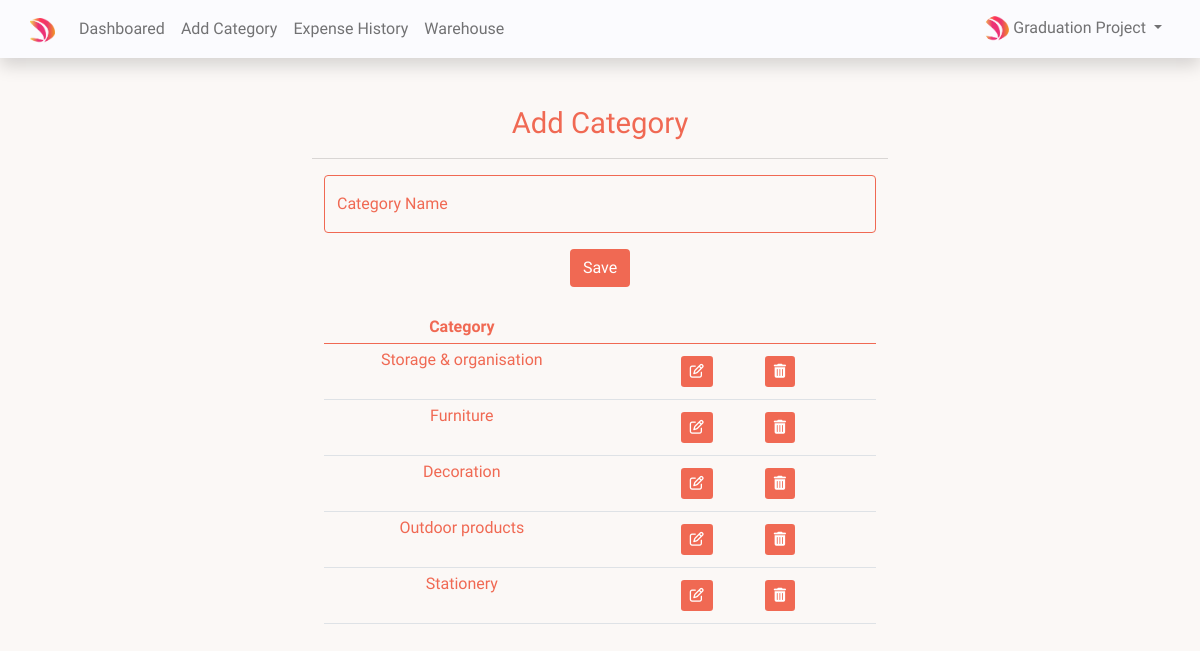
Screenshot of /pages/add-catagory.php (signed in) with the database file from the repository.
### tables this page shows
CREATE TABLE `user` (
  `id` int(200) NOT NULL,
  `firstname` varchar(50) NOT NULL,
  `password` varchar(50) NOT NULL,
  `email` varchar(50) NOT NULL,
  `lastname` varchar(22) NOT NULL,
  `profile_path` varchar(50) NOT NULL DEFAULT 'default_profile.png',
  `businessname` varchar(50) NOT NULL,
  `code` mediumint(50) NOT NULL
);

CREATE TABLE `category` (
  `category_id` int(200) NOT NULL,
  `categoryname` varchar(50) NOT NULL,
  `userid` int(200) NOT NULL
);

### pages/session.php (called while the page is built, shortened)
<?php
include("config.php");
$sess_email = $_SESSION["email"];
$sql = "SELECT id, firstname, lastname, email  ,profile_path ,  businessname FROM user  WHERE email = '$sess_email'";
$result = $con->query($sql);
if ($result->num_rows > 0) {
  while ($row = $result->fetch_assoc()) {
    $user_id = $row["id"];
    $userprofile = "../uploads/" . $row["profile_path"];
  }
} else {
  $userid = "GHX1Y2";
  $username = "Jhon Doe";
  $useremail = "mailid@domain.com";
  $businessname = "expense";
  $userprofile = "Uploads/default_profile.png";
}?>

### pages/add-catagory.php (the view, shortened to what this page needs)
<?php
include("session.php");
$category = mysqli_query($con, "SELECT * from category where userid=$user_id");
$businessname = mysqli_query($con, "SELECT  businessname  FROM user  where id='$user_id'");
while ($row = mysqli_fetch_assoc($businessname)) {
    $bname = $row['businessname'];
};
?>
<!DOCTYPE html>
<html lang="en">
<head>
    <link rel="stylesheet" href="https://cdnjs.cloudflare.com/ajax/libs/font-awesome/6.2.0/css/all.min.css" />
    <link rel="stylesheet" href="https://cdnjs.cloudflare.com/ajax/libs/bootstrap/5.0.1/css/bootstrap.min.css" />
    <link href="../css/css.css" rel="stylesheet" />
</head>
<body id="text" onload="translate('en','lang-tag')">
    <section>
        <div class=" navbar navbar-expand-sm navbar-light bg-lightPink shadow text-center">
            <div class="container p-0">
                <div class="collapse navbar-collapse justify-content-between" id="navbar">
                    <ul class="navbar-nav mt-2 mt-lg-0 " id="navigation">
                        <li class="navbar-brand" value=" 1">
                            <img class="img-fluid" src="../logo/logo.png" alt="" width="25">
                        </li>
                        <li class="nav-item " value=" 2">
                            <a class="nav-link" href=" dashboard.php" lang-tag="dashboared"></a>
                        </li>
                        <li class="nav-item " value="3">
                            <a class="nav-link" href="add-catagory.php" lang-tag="addCategory"></a>
                        </li>
                        <li class="nav-item " value="4">
                            <a class="nav-link" href="history.php" lang-tag="expenseHistory"></a>
                        </li>
                        <li class="nav-item " value="5">
                            <a class="nav-link" href="werehouse.php" lang-tag="werehouse"></a>
                        </li>
                    </ul>
                    <ul class="navbar-nav mt-2 mt-lg-0" id="user">
                        <li class="nav-item dropdown">
                            <a class="nav-link dropdown-toggle" href="#" id="navbarDropdown" role="button" data-bs-toggle="dropdown" aria-haspopup="true" aria-expanded="false">
                                <img class="img img-fluid rounded-circle" src="<?php echo $userprofile ?>" width="25">
                                <?php echo $bname; ?>
                            </a>
                        </li>
                    </ul>
                </div>
            </div>
        </div>
    </section>
    <section>
        <div class="container text-center mt-5 w-50">
            <div class="add-catagorie">
                <h4 class="text-darkBlue" lang-tag="addCategory"></h4>
                <hr>
                <div class="container p-0 ">
                    <div class="container mb-4">
                        <form action="insert.php" method="POST">
                            <div class=" mx-auto">
                                <div class="form-floating ">
                                    <input type="text" class="form-control mb-3" id="floatingInput" name="catname" placeholder="lang-tag='entercatname'">
                                    <label for="floatingInput" lang-tag="entercatname"></label>
                                </div>
                                <button class="btn btn-lightPurple" lang-tag="save"></button>
                            </div>
                        </form>
                    </div>
                    <div class="container">
                        <table class="table text-darkBlue table-sm ">
                            <thead>
                                <tr>
                                    <th lang-tag="category"></th>
                                    <th colspan="1"></th>
                                </tr>
                            </thead>
                            <?php
                            while ($m = mysqli_fetch_array($category)) {
                                echo '<tr>';
                                echo '<td>' . $m['categoryname'] . '</td>';
                                echo '<form action="editCat.php" method="get" id="displaytable"><td class="text-center">
                                            <a href="editCat.php?edit=' . $m['category_id'] . '" class="btn btn-lightPurple btn-sm mx-4 my-2"><i class="fa-regular fa-pen-to-square"></i></a>
                                        ';
                                echo '
                                            <a href="editCat.php?del=' . $m['category_id'] . '" class="btn btn-lightPurple btn-sm mx-4 my-2"><i class="fa-solid fa-trash-can"></i></a>
                                        </td> </form>
                                    </tr>';
                            } ?>
                        </table>
                    </div>
                </div>
            </div>
        </div>
    </section>
</body>
</html>

### css/css.css (style rules this page uses)
body { margin: 0 !important; padding: 0 !important; background-color: var(--color-primary); font-family: "Josefin Sans", sans-serif !important; font-size: var(--size) !important; }
.bg-lightPink { background-color: var(--color-secondary); }
form { color: var(--font-color) !important; }
.nav-link { color: var(--color-accent) !important; }
.text-darkBlue { color: var(--font-color); }
.btn-lightPurple { background-color: var(--font-color); color: white; }
.form-control { border-color: var(--font-color); background-color: var(--color-primary); }
label { color: var(--font-color); }
hr { background-color: var(--color-accent); }
.theme-light { --color-primary: #fbf8f6; --color-secondary: #fbfbfe; --color-accent: rgba(0, 0, 0, 0.55); --font-color: #f06953; --color-dark: #C05442; --color-light: #ea3772; }
input, select { color: var(--font-color) !important; }
h4 { font-size: calc(var(--size) + 0.83em )!important; }
.s { --size: 1em; }

### rows the page displays
user: profile_path (picture), businessname "Graduation Project"
category: categoryname "Storage & organisation"
category: categoryname "Furniture"
category: categoryname "Decoration"
category: categoryname "Outdoor products"
category: categoryname "Stationery"
